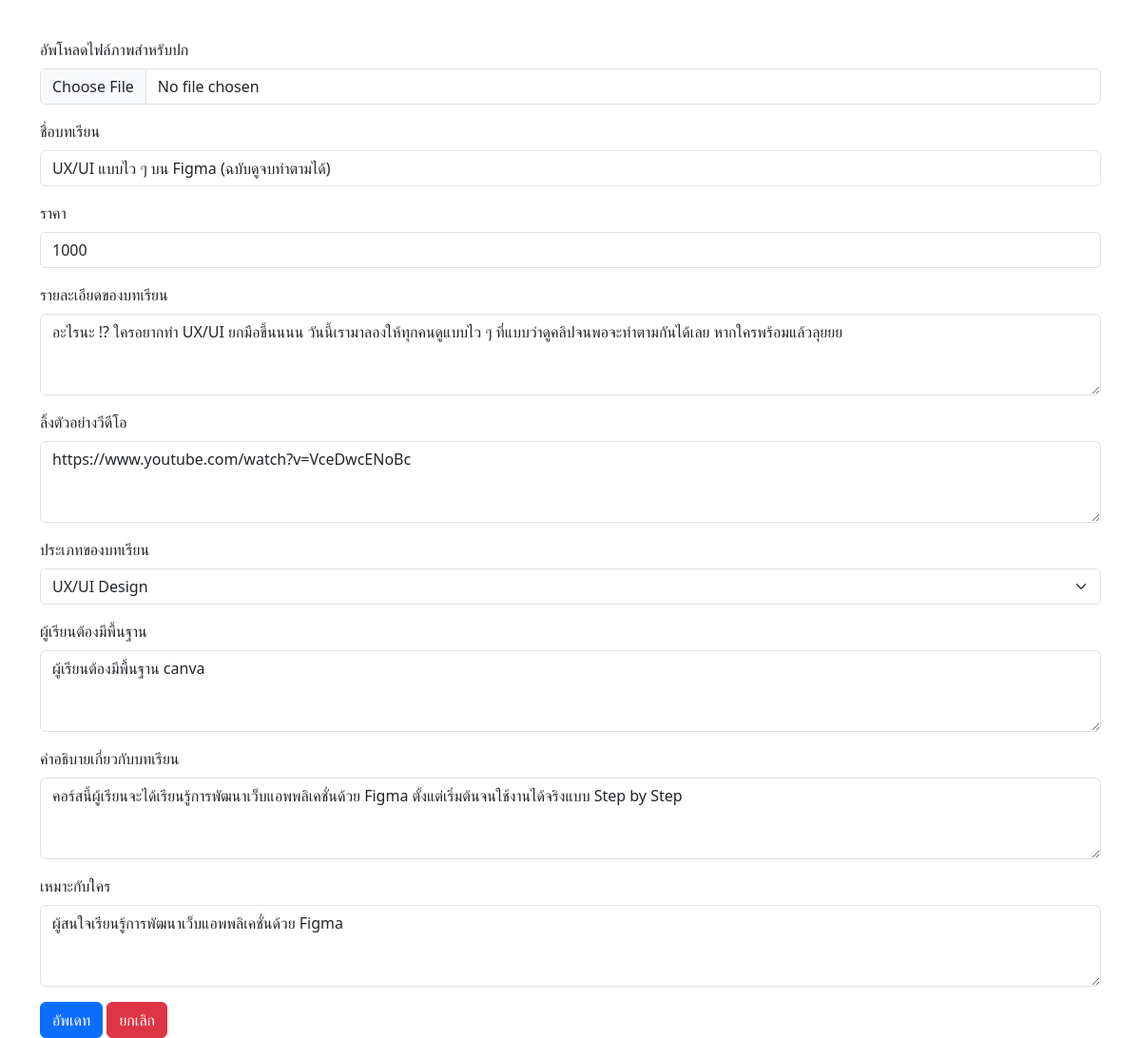
The page /admin/edit_product.php?id=3 on the database its author committed.
### tables this page shows
CREATE TABLE `course` (
  `course_id` int(5) NOT NULL AUTO_INCREMENT,
  `course_name` varchar(150) NOT NULL,
  `course_price` varchar(7) NOT NULL,
  `course_promotion` varchar(7) DEFAULT NULL,
  `user_promotion` int(1) NOT NULL,
  `course_detail` varchar(500) NOT NULL,
  `course_example` varchar(100) NOT NULL,
  `rate_id` int(5) NOT NULL,
  `course_seller` int(5) NOT NULL,
  `course_notsell` int(1) NOT NULL,
  `course_certificate` varchar(70) NOT NULL,
  `type_id` int(5) NOT NULL,
  `requirements` varchar(50) NOT NULL,
  `description` varchar(150) NOT NULL,
  `suitable_for` varchar(50) NOT NULL,
  PRIMARY KEY (`course_id`)
);

### admin/edit_product.php (the view, shortened to what this page needs)
<?php
    require_once '../conn.php';
    $id = $_GET['id'];
    $sql_select = 'SELECT * FROM course WHERE course_id = :id';
    $stmt = $conn->prepare($sql_select);
    $stmt->bindParam(':id', $id);
    $stmt->execute();
    $course = $stmt->fetch(PDO::FETCH_ASSOC);
?>
<!DOCTYPE html>
<html lang="en">
<head>
    <link href="https://cdn.jsdelivr.net/npm/bootstrap@5.3.3/dist/css/bootstrap.min.css" rel="stylesheet"
>
</head>
<body>
    <div class="container">
        <form action="" method="post" enctype="multipart/form-data">
            <div class="mb-3">
            </div>
            <div class="mb-3">
                <label for="formFile" class="form-label">อัพโหลดไฟล์ภาพสำหรับปก</label>
                <input class="form-control" type="file" id="formFile" name="image">
            </div>
            <div class="mb-3">
                <label for="" class="form-label">ชื่อบทเรียน</label>
                <input type="text" class="form-control" id="" value="<?php echo $course['course_name'];?>"
                    name="course_name" required>
            </div>
            <div class="mb-3">
                <label for="" class="form-label">ราคา</label>
                <input type="text" name="course_price" id="" class="form-control" required
                    value="<?php echo $course['course_price'];?>">
            </div>
            <div class="mb-3">
                <label for="" class="form-label">รายละเอียดของบทเรียน</label>
                <textarea class="form-control" id="" rows="3" name="course_detail"
                    required><?php echo $course['course_detail'];?></textarea>
            </div>
            <div class="mb-3">
                <label for="" class="form-label">ลิ้งตัวอย่างวีดีโอ</label>
                <textarea class="form-control" id="" rows="3" name="course_example"
                    required><?php echo $course['course_example'];?></textarea>
            </div>
            <div class="mb-3">
                <label for="" class="form-label">ประเภทของบทเรียน</label>
                <select class="form-select" name="course_type">
                    <?php
                        $choice = [
                            1 => 'Full Stack Develope',
                            2 => 'Front-End Developer',
                            3 => 'Back End Developer',
                            4 => 'UX/UI Design',
                            5 => 'Free Course',
                        ];
                        foreach ($choice as $key => $value) {
                            $selected = ($course['type_id'] == $key) ? 'selected' : '';
                            echo "<option value='$key' $selected>$value</option>";
                        }
                 ?>
                </select>
            </div>
            <div class="mb-3">
                <label for="" class="form-label">ผู้เรียนต้องมีพื้นฐาน</label>
                <textarea class="form-control" id="" rows="3"
                    name="requirements"><?php echo $course['requirements'];?></textarea>
            </div>
            <div class="mb-3">
                <label for="" class="form-label">คำอธิบายเกี่ยวกับบทเรียน</label>
                <textarea class="form-control" id="" rows="3"
                    name="description"><?php echo $course['description'];?></textarea>
            </div>
            <div class="mb-3">
                <label for="" class="form-label">เหมาะกับใคร</label>
                <textarea class="form-control" id="" rows="3"
                    name="suitable"><?php echo $course['suitable_for'];?></textarea>
            </div>
            <input class="btn btn-primary" type="submit" value="อัพเดท" name="submit">
            <a href="list_product.php" class="btn btn-danger">ยกเลิก</a>
        </form>
    </div>
</body>
</html>

### rows shown on the page
course: course_name "UX/UI แบบไว ๆ บน Figma (ฉบับดูจบทำตามได้)", course_price "1000", course_detail "อะไรนะ !? ใครอยากทำ UX/UI ยกมือขึ้นนนน วันนี้เรามาลองให้ทุกคนดูแบบไว ๆ ที่แบบว่าดูคลิปจนพอจะทำตามกันได้เลย หากใครพร้อมแล้วลุยยย", course_example "https://www.youtube.com/watch?v=VceDwcENoBc", requirements "ผู้เรียนต้องมีพื้นฐาน canva", description "คอร์สนี้ผู้เรียนจะได้เรียนรู้การพัฒนาเว็บแอพพลิเคชั่นด้วย Figma ตั้งแต่เริ่มต้นจนใช้งานได้จริงแบบ Step by Step", suitable "ผู้สนใจเรียนรู้การพัฒนาเว็บแอพพลิเคชั่นด้วย Figma"

### other values the page prints
form field course_type "UX/UI Design"
